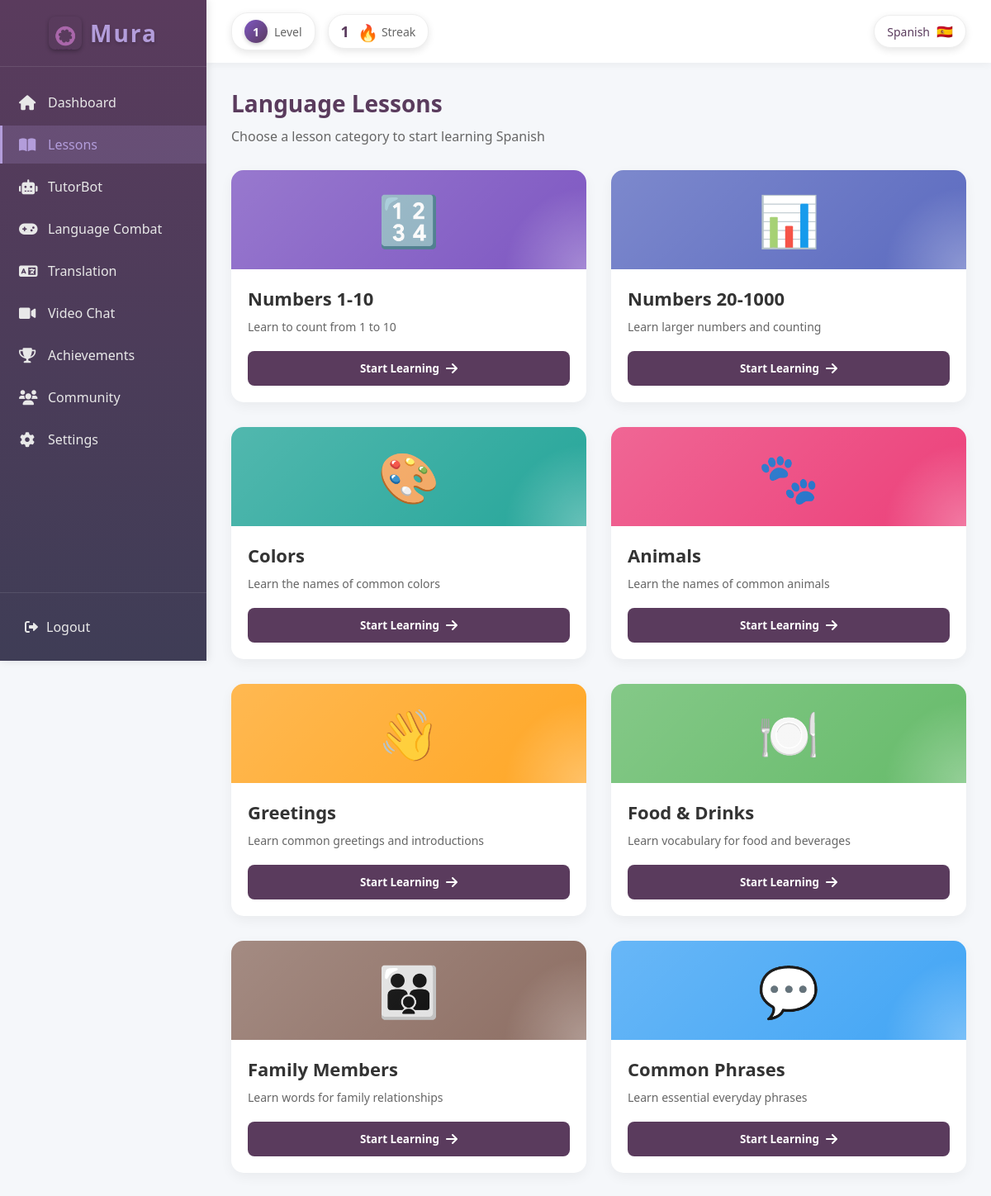
The app's page /Lessons/lessons.php (signed in) with its own data.
### tables this page shows
CREATE TABLE `users` (
  `user_ID` int(11) NOT NULL,
  `username` varchar(50) NOT NULL,
  `profile_picture` varchar(255) DEFAULT NULL,
  `email` varchar(40) NOT NULL,
  `password` varchar(100) NOT NULL,
  `onboarding_complete` tinyint(1) DEFAULT 0
);

CREATE TABLE `user_stats` (
  `stat_id` int(11) NOT NULL,
  `user_id` int(11) NOT NULL,
  `xp` int(11) NOT NULL DEFAULT 0,
  `level` int(11) NOT NULL DEFAULT 1,
  `total_games_played` int(11) NOT NULL DEFAULT 0,
  `total_questions_answered` int(11) NOT NULL DEFAULT 0,
  `correct_answers` int(11) NOT NULL DEFAULT 0
);

CREATE TABLE `user_streaks` (
  `streak_id` int(11) NOT NULL,
  `user_id` int(11) NOT NULL,
  `current_streak` int(11) NOT NULL DEFAULT 0,
  `longest_streak` int(11) NOT NULL DEFAULT 0,
  `last_play_date` date DEFAULT NULL
);

CREATE TABLE `user_onboarding` (
  `onboarding_id` int(11) NOT NULL,
  `user_ID` int(11) NOT NULL,
  `selected_language` varchar(50) DEFAULT NULL,
  `reason` varchar(255) DEFAULT NULL,
  `daily_goal` varchar(255) DEFAULT NULL,
  `proficiency_level` varchar(20) DEFAULT NULL,
  `is_complete` tinyint(1) DEFAULT 0,
  `created_at` timestamp NOT NULL DEFAULT current_timestamp(),
  `updated_at` timestamp NOT NULL DEFAULT current_timestamp() ON UPDATE current_timestamp()
);

### Lessons/lessons.php (the view, shortened to what this page needs)
<?php
require_once '../Configurations/db.php';
$user_id = $_SESSION['user_id'];
$stmt = $conn->prepare("
    SELECT u.username, u.onboarding_complete, uo.selected_language, uo.proficiency_level,
           l.first_name, l.last_name, us.level
    FROM users u
    LEFT JOIN user_onboarding uo ON u.user_ID = uo.user_ID
    LEFT JOIN learner l ON u.user_ID = l.user_ID
    LEFT JOIN user_stats us ON u.user_ID = us.user_id
    WHERE u.user_ID = ?
");
$stmt->bind_param("i", $user_id);
$stmt->execute();
$result = $stmt->get_result();
$user = $result->fetch_assoc();
$selected_language = $user['selected_language'] ?? 'Spanish';
$user_level = $user['level'] ?? 1;
$streakStmt = $conn->prepare("
    SELECT current_streak
    FROM user_streaks
    WHERE user_id = ?
");
$streakStmt->bind_param("i", $user_id);
$streakStmt->execute();
$streakResult = $streakStmt->get_result();
$streakData = $streakResult->fetch_assoc();
$current_streak = $streakData['current_streak'] ?? 0;
function getLanguageFlag($language) {
    $flags = [
        'Spanish' => '🇪🇸',
        'French' => '🇫🇷',
        'English' => '🇬🇧',
        'German' => '🇩🇪',
        'Italian' => '🇮🇹',
        'Portuguese' => '🇵🇹',
        'Russian' => '🇷🇺',
        'Japanese' => '🇯🇵',
        'Chinese' => '🇨🇳',
        'Korean' => '🇰🇷',
        'Arabic' => '🇸🇦',
    ];
    return $flags[$language] ?? '🌐';
}
$lessonCategories = [
    [
        'title' => 'Numbers 1-10',
        'description' => 'Learn to count from 1 to 10',
        'icon' => '🔢',
        'color' => '#7e57c2',
        'url' => 'lesson.php?type=numbers_basic'
    ],
    [
        'title' => 'Numbers 20-1000',
        'description' => 'Learn larger numbers and counting',
        'icon' => '📊',
        'color' => '#5c6bc0',
        'url' => 'lesson.php?type=numbers_advanced'
    ],
    [
        'title' => 'Colors',
        'description' => 'Learn the names of common colors',
        'icon' => '🎨',
        'color' => '#26a69a',
        'url' => 'lesson.php?type=colors'
    ],
    [
        'title' => 'Animals',
        'description' => 'Learn the names of common animals',
        'icon' => '🐾',
        'color' => '#ec407a',
        'url' => 'lesson.php?type=animals'
    ],
    [
        'title' => 'Greetings',
        'description' => 'Learn common greetings and introductions',
        'icon' => '👋',
        'color' => '#ffa726',
        'url' => 'lesson.php?type=greetings'
    ],
    [
        'title' => 'Food & Drinks',
        'description' => 'Learn vocabulary for food and beverages',
        'icon' => '🍽️',
        'color' => '#66bb6a',
        'url' => 'lesson.php?type=food'
    ],
    [
        'title' => 'Family Members',
        'description' => 'Learn words for family relationships',
        'icon' => '👪',
        'color' => '#8d6e63',
        'url' => 'lesson.php?type=family'
    ],
    [
        'title' => 'Common Phrases',
        'description' => 'Learn essential everyday phrases',
        'icon' => '💬',
        'color' => '#42a5f5',
        'url' => 'lesson.php?type=phrases'
    ]
];
$lessonRows = array_chunk($lessonCategories, 2);
?>
<!DOCTYPE html>
<html lang="en">
<head>
    <link rel="stylesheet" href="https://cdnjs.cloudflare.com/ajax/libs/font-awesome/6.0.0-beta3/css/all.min.css">
</head>
<body>
    <div class="app-container">
        <div class="sidebar">
            <div class="logo">
                <div class="logo-container">
                    <div class="mura-logo">
                        <img src="../image/mura.png" alt="Mura Logo">
                    </div>
                    <h1>Mura</h1>
                </div>
            </div>
            <nav class="sidebar-nav">
                <ul>
                    <li class="nav-item">
                        <a href="../Dashboard/dashboard.php">
                            <i class="fas fa-home"></i>
                            Dashboard
                        </a>
                    </li>
                    <li class="nav-item active">
                        <a href="lessons.php">
                            <i class="fas fa-book-open"></i>
                            Lessons
                        </a>
                    </li>
                    <li class="nav-item">
                        <a href="../chatai/chatai.php">
                            <i class="fas fa-robot"></i>
                            TutorBot
                        </a>
                    </li>
                    <li class="nav-item">
                        <a href="../Game/index.php">
                            <i class="fas fa-gamepad"></i>
                            Language Combat
                        </a>
                    </li>
                    <li class="nav-item">
                        <a href="../Dashboard/translation.php">
                            <i class="fas fa-language"></i>
                            Translation
                        </a>
                    </li>
                    <li class="nav-item">
                        <a href="../ChatRoom/videochat.php">
                            <i class="fas fa-video"></i>
                            Video Chat
                        </a>
                    </li>
                    <li class="nav-item">
                        <a href="../Achievements/achievements.php">
                            <i class="fas fa-trophy"></i>
                            Achievements
                        </a>
                    </li>
                    <li class="nav-item">
                        <a href="../community/community.php">
                            <i class="fas fa-users"></i>
                            Community
                        </a>
                    </li>
                    <li class="nav-item">
                        <a href="../Settings/settings.php">
                            <i class="fas fa-cog"></i>
                            Settings
                        </a>
                    </li>
                </ul>
            </nav>
            <div class="sidebar-footer">
                <a href="../Dashboard/logout.php" class="logout-btn">
                    <i class="fas fa-sign-out-alt"></i>
                    Logout
                </a>
            </div>
        </div>
        <div class="main-content">
            <div class="top-bar">
                <div class="left-stats">
                    <div class="level-indicator">
                        <div class="level-badge">
                            <span class="level-number"><?php echo $user_level; ?></span>
                        </div>
                        <span class="level-label">Level</span>
                    </div>
                    <div class="streak-counter">
                        <span class="streak-number"><?php echo $current_streak; ?></span>
                        <div class="streak-icon">
                            <span class="fire-emoji">🔥</span>
                        </div>
                        <span class="streak-label">Streak</span>
                    </div>
                </div>
                <div class="language-indicator">
                    <span class="language-name"><?php echo htmlspecialchars($selected_language); ?></span>
                    <div class="language-flag">
                        <span><?php echo getLanguageFlag($selected_language); ?></span>
                    </div>
                </div>
            </div>
            <div class="content">
                <div class="page-title">
                    <h2>Language Lessons</h2>
                    <p>Choose a lesson category to start learning <?php echo htmlspecialchars($selected_language); ?></p>
                </div>
                <div class="lessons-grid">
                    <?php foreach ($lessonRows as $row): ?>
                        <div class="lessons-row">
                            <?php foreach ($row as $lesson): ?>
                                <a href="<?php echo $lesson['url']; ?>" class="lesson-card">
                                    <div class="lesson-card-inner">
                                        <div class="lesson-icon-container" style="background-color: <?php echo $lesson['color']; ?>">
                                            <span class="lesson-icon"><?php echo $lesson['icon']; ?></span>
                                        </div>
                                        <div class="lesson-content">
                                            <h3 class="lesson-title"><?php echo htmlspecialchars($lesson['title']); ?></h3>
                                            <p class="lesson-description"><?php echo htmlspecialchars($lesson['description']); ?></p>
                                            <button class="lesson-button">
                                                Start Learning <i class="fas fa-arrow-right"></i>
                                            </button>
                                        </div>
                                    </div>
                                </a>
                            <?php endforeach; ?>
                        </div>
                    <?php endforeach; ?>
                </div>
            </div>
        </div>
    </div>
</body>
</html>

### records on screen
users: user_stats.level "1", user_onboarding.selected_language "Spanish", user_onboarding.selected_language "🇪🇸"
user_streaks: current_streak "1"

### other values on screen
$lesson['icon'] "🔢"
$lesson['title'] "Numbers 1-10"
$lesson['description'] "Learn to count from 1 to 10"
$lesson['icon'] "📊"
$lesson['title'] "Numbers 20-1000"
$lesson['description'] "Learn larger numbers and counting"
$lesson['icon'] "🎨"
$lesson['title'] "Colors"
$lesson['description'] "Learn the names of common colors"
$lesson['icon'] "🐾"
$lesson['title'] "Animals"
$lesson['description'] "Learn the names of common animals"
$lesson['icon'] "👋"
$lesson['title'] "Greetings"
$lesson['description'] "Learn common greetings and introductions"
